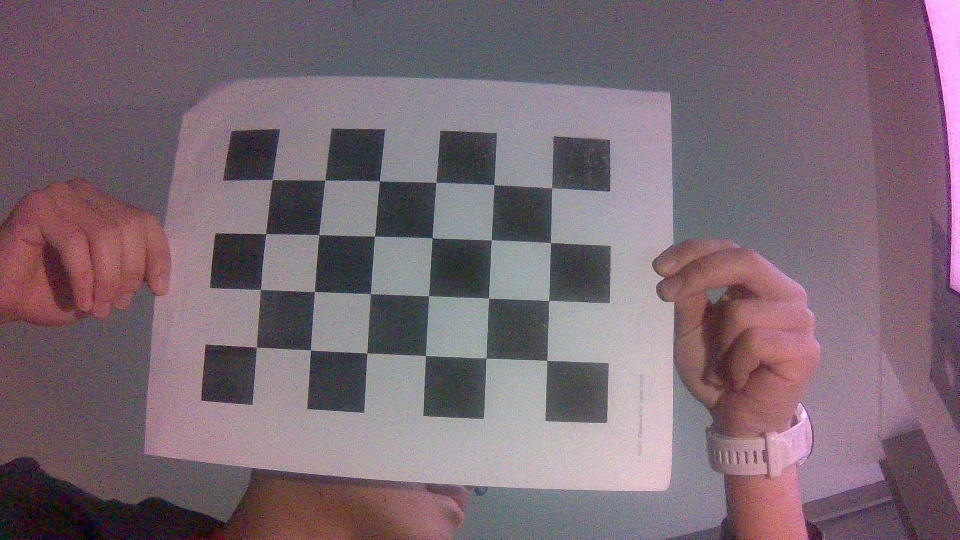
#> input picture JetsonScripts/CornerPics/CornerPicture_0.jpg, 960 x 540 px; its folder holds 4 pictures in this run
$ python Cv2FocalLen.py
#> lines starting #> are read from the running program, lines starting #| are printed output that depends on the picture
import numpy as np
import cv2
import os

# termination criteria
criteria = (cv2.TERM_CRITERIA_EPS + cv2.TERM_CRITERIA_MAX_ITER, 30, 0.001)

# prepare object points, like (0,0,0), (1,0,0), (2,0,0) ....,(6,5,0)
objp = np.zeros((6*4,3), np.float32)
objp[:,:2] = np.mgrid[0:6,0:4].T.reshape(-1,2)

objpoints = [] # 3d point in real world space
imgpoints = [] # 2d points in image plane.

images = os.listdir(f"{os.getcwd()}/JetsonScripts/CornerPics")

for fname in images:
    img = cv2.imread(f"{os.getcwd()}/JetsonScripts/CornerPics/{fname}")
#> img is the input picture: shape (540, 960, 3); mean B, G, R 115.3, 105.6, 123.2
    gray = cv2.cvtColor(img,cv2.COLOR_BGR2GRAY)
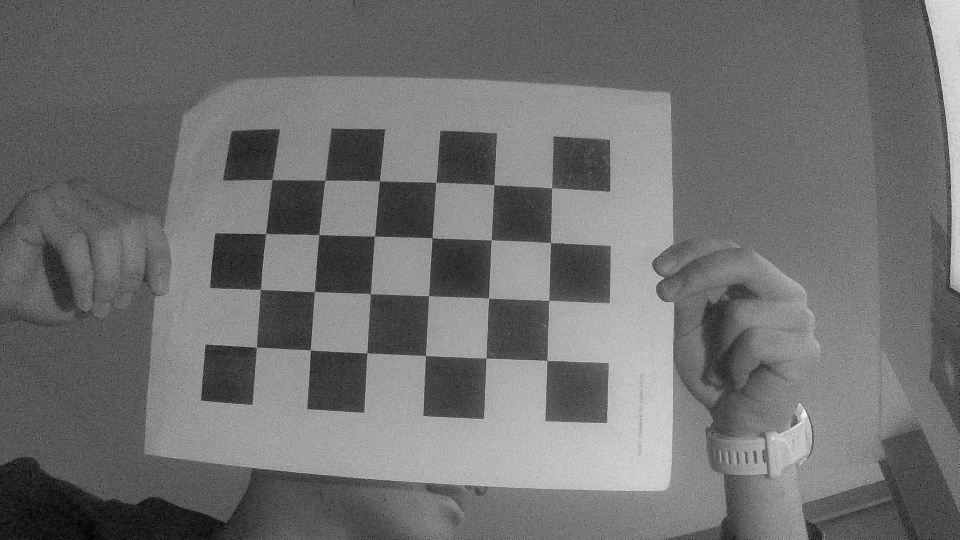
#> gray: shape (540, 960); min 1, max 243, mean 111.9

    # Find the chess board corners
    ret, corners = cv2.findChessboardCorners(gray, (6,4),None)
#> ret = True; corners = 24 rows, first 8: [272.1, 179.4], [324.7, 180.3], [379.5, 180.8], [435.9, 182.5], [493.9, 184.6], [551.5, 187.8], [265.9, 233.4], [318.9, 234.6]

    # If found, add object points, image points (after ref ining them)
    if ret == True:
        objpoints.append(objp)

        corners2 = cv2.cornerSubPix(gray,corners,(11,11),(-1,-1),criteria)
#> corners2 = 24 rows, first 8: [272.1, 179.4], [324.8, 180.1], [379.4, 180.8], [435.8, 182.4], [493.9, 184.7], [551.7, 188], [265.6, 233.6], [318.7, 234.5]
        imgpoints.append(corners2)
#> pass 2 of the loop `for fname in images:`:
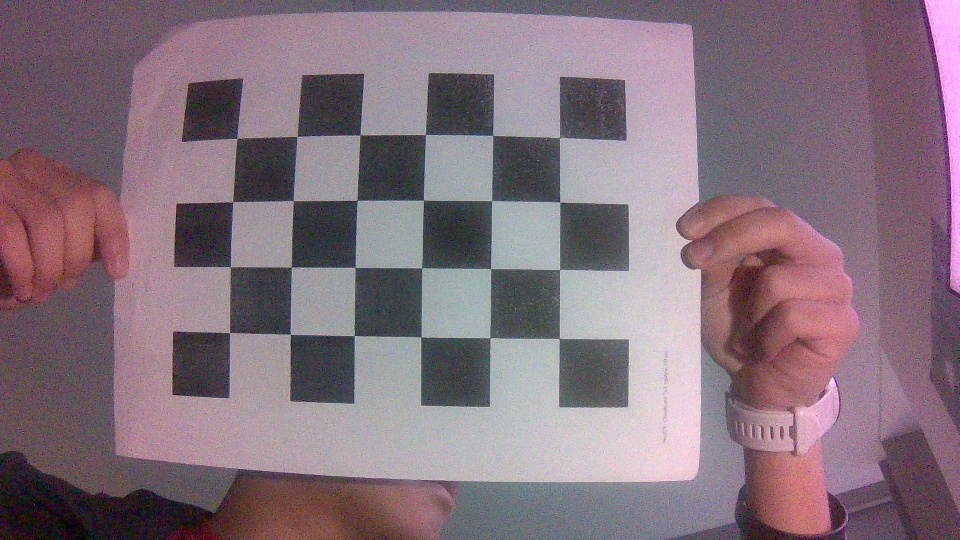
#> input picture JetsonScripts/CornerPics/CornerPicture_1.jpg, 960 x 540 px
#> img is the input picture: shape (540, 960, 3); mean B, G, R 124.6, 113.8, 133.1
#> `gray = cv2.cvtColor(img,cv2.COLOR_BGR2GRAY)`:
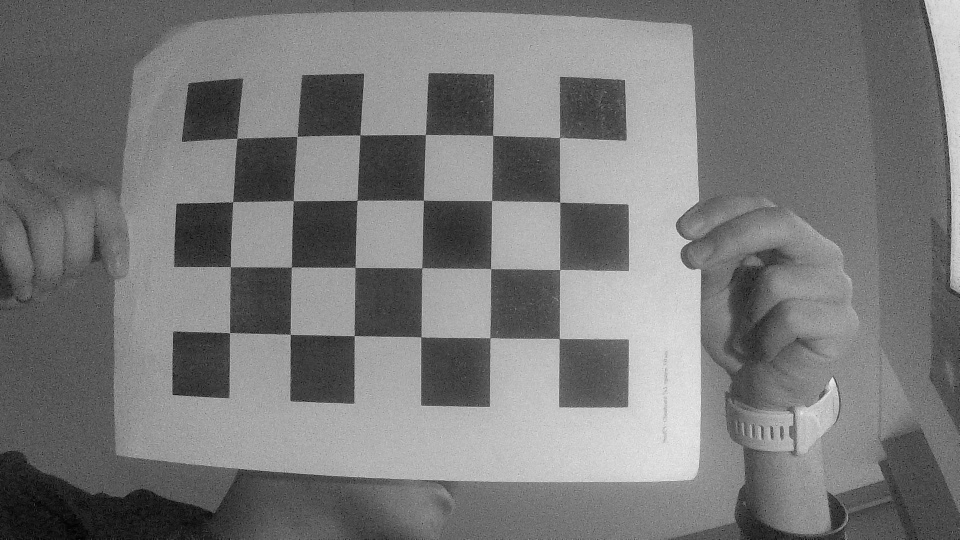
#> gray: shape (540, 960); min 1, max 237, mean 120.8
#> corners = 24 rows, first 8: [237, 138.5], [296.9, 136.5], [359.8, 134.9], [425.3, 134.5], [492.6, 135.3], [559.3, 137.7], [232.7, 201.7], [293.4, 200.6]
#> corners2 = 24 rows, first 8: [237.2, 138], [297.1, 136.3], [359.9, 134.9], [425.4, 134.5], [492.6, 135.4], [559.6, 137.5], [232.7, 201.7], [293.2, 200.6]
#> pass 3 of the loop `for fname in images:`:
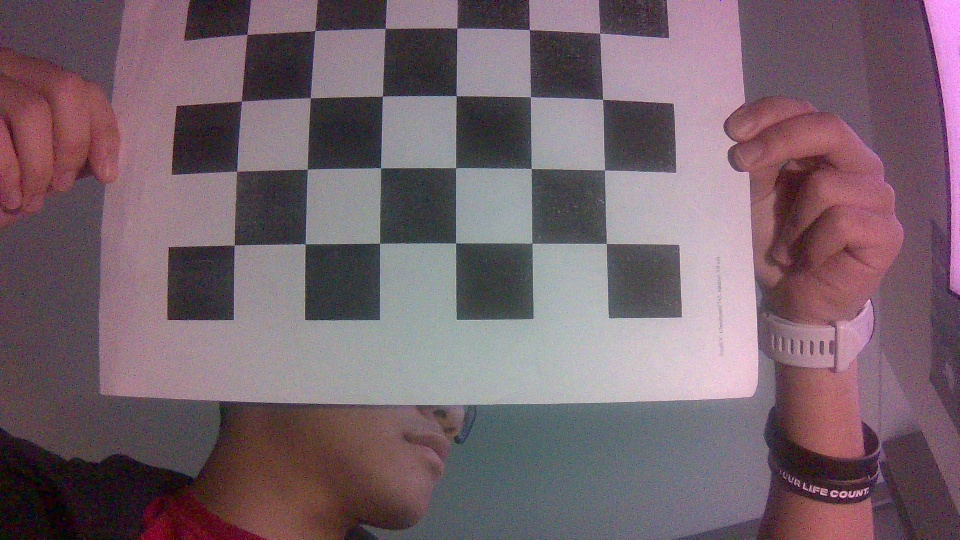
#> input picture JetsonScripts/CornerPics/CornerPicture_10.jpg, 960 x 540 px
#> img is the input picture: shape (540, 960, 3); mean B, G, R 108.3, 99.1, 118.5
#> `gray = cv2.cvtColor(img,cv2.COLOR_BGR2GRAY)`:
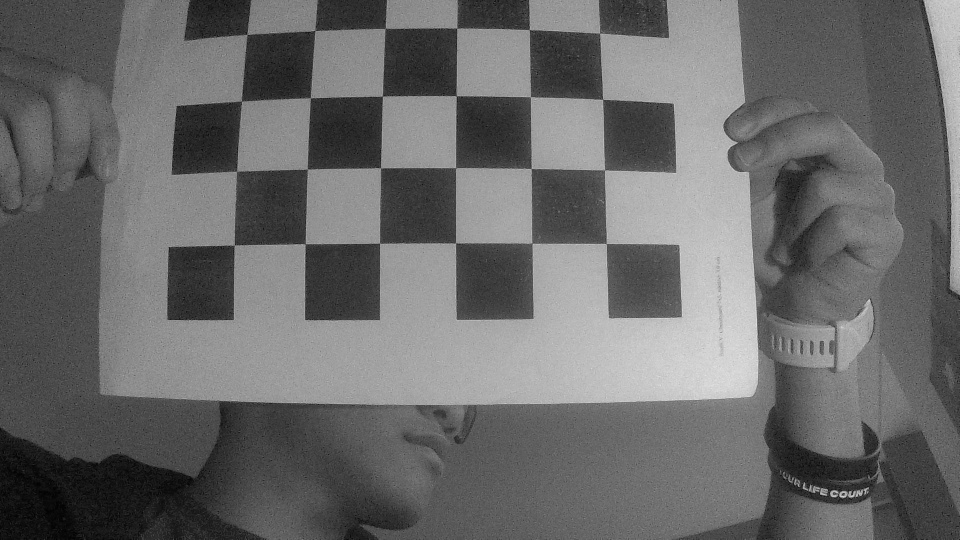
#> gray: shape (540, 960); min 1, max 227, mean 106
#> corners = 24 rows, first 8: [247, 34.25], [315.1, 30.34], [385.3, 28.26], [456.8, 28.14], [529.1, 29.45], [599.5, 33.33], [241.5, 101.2], [310.5, 97.77]
#> corners2 = 24 rows, first 8: [246.9, 34.35], [314.7, 30.52], [385, 28.32], [456.7, 28.15], [529.4, 29.53], [599.7, 33.19], [241.5, 101.1], [310.3, 97.65]
#> the loop made 4 passes; the first 3 are shown
ret, mtx, dist, rvecs, tvecs = cv2.calibrateCamera(objpoints, imgpoints, gray.shape[::-1],None,None)
print(dist)
print(mtx)
